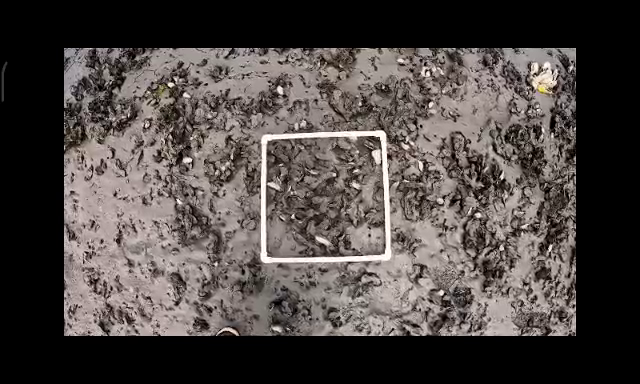
#> input picture frame 35 of auv/task1/1.mp4, 640 x 384 px, given in place of 2.mp4, which was not available
$ python main.py
#> lines starting #> are read from the running program, lines starting #| are printed output that depends on the picture; after the words box and inside, x2 and y2 are one past the last pixel; in counts of white or black regions, pixels touching at a corner belong together; pictures that were not available may be replaced by others from this repository, and a replacement may not be noted
import cv2
import numpy as np


cap = cv2.VideoCapture("2.mp4")

while True:
    # Read a frame from the video stream
    ret, frame = cap.read()
#> frame is the input picture: shape (384, 640, 3); mean B, G, R 68.1, 70.5, 77.1

    # Convert the frame to grayscale
    gray = cv2.cvtColor(frame, cv2.COLOR_BGR2GRAY)

    # Apply Gaussian blur to reduce noise
    gray = cv2.GaussianBlur(gray, (5, 5), 0)
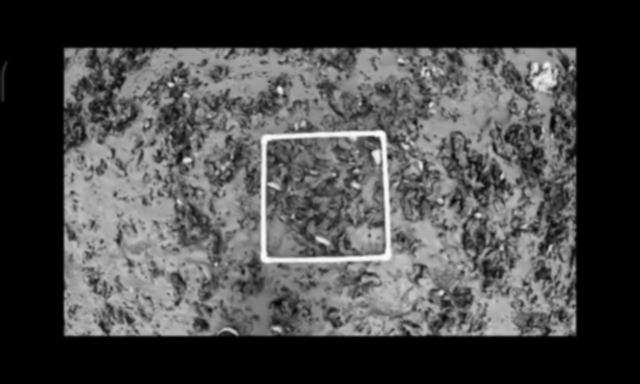
#> gray: shape (384, 640); min 0, max 253, mean 72.3

    # Apply threshold to convert the image to binary
    _, thresh = cv2.threshold(gray, 200, 255, cv2.THRESH_BINARY)
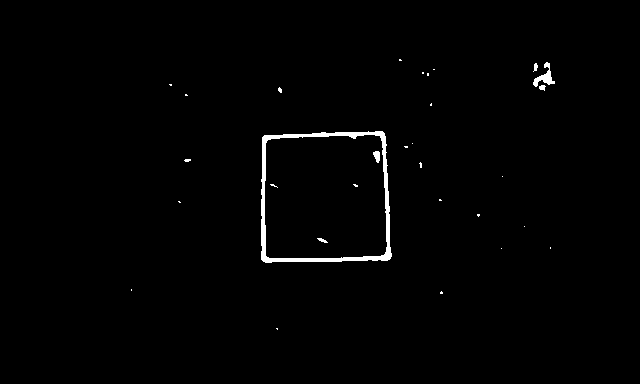
#> thresh: shape (384, 640); 1% white; 30 white regions (24 under 20 px)

    # Find contours in the binary image
    contours, _ = cv2.findContours(thresh, cv2.RETR_TREE, cv2.CHAIN_APPROX_SIMPLE)
#> contours = 31 contours, 27 with area under 20; largest, box (x1, y1, x2, y2) and area: (261, 131, 392, 263) 16080, (264, 134, 388, 259) 14529, (533, 62, 555, 87) 158, (373, 151, 380, 163) 46

    # Initialize a flag to keep track of the largest contour
    largest_contour = None

    # Initialize a variable to store the area of the largest contour
    largest_area = 0

    for cnt in contours:
        # Approximate the contour with a rectangle or a polygon
        epsilon = 0.1 * cv2.arcLength(cnt, True)
        approx = cv2.approxPolyDP(cnt, epsilon, True, cv2.CHAIN_APPROX_TC89_KCOS)

        # Check if the contour has 4 vertices
        if len(approx) == 4:
            # Calculate the area of the contour
            area = cv2.contourArea(approx)

            # Check if the area of the current contour is larger than the largest area
            if area > largest_area:
                # Update the largest contour and the largest area
                largest_contour = approx
                largest_area = area
#> this loop made 31 passes
#> (epsilon, area, largest_contour, largest_area) on pass 15: (51.79, 15519.5, [[382, 131], [262, 137], [263, 261], [390, 258]], 15519.5)
#> (epsilon, approx, area) on pass 16: (48.34, [[379, 135], [385, 253], [267, 257], [266, 141]], 13531)
#> after the loop, largest_area = 15519.5

    # Check if the largest contour was found
    if largest_contour is not None:
        # Draw a rectangle around the largest contour
        x, y, w, h = cv2.boundingRect(largest_contour)
#> x = 262; y = 131; w = 129; h = 131
        cv2.rectangle(frame, (x, y), (x + w, y + h), (0, 255, 0), 2)
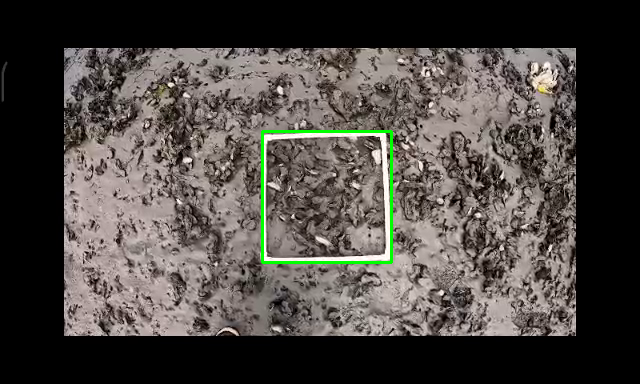
#> frame: shape (384, 640, 3); 0.63% of pixels changed, all inside (x1, y1, x2, y2) = (261, 130, 393, 264)

         # point .....
        pointx = x + w // 2
#> pointx = 326
        pointy = y + h // 2
#> pointy = 196
        cv2.circle(frame, (pointx, pointy), 5, (0, 255, 0), -1)
#> frame: shape (384, 640, 3); 0.03% of pixels changed, all inside (x1, y1, x2, y2) = (321, 191, 332, 202)

    cv2.imshow("Frame", frame)

    if cv2.waitKey(30) & 0xFF == ord('q'):
#> (key q is pressed here)
        break


cap.release()
cv2.destroyAllWindows()

$ run again, starting later in the video
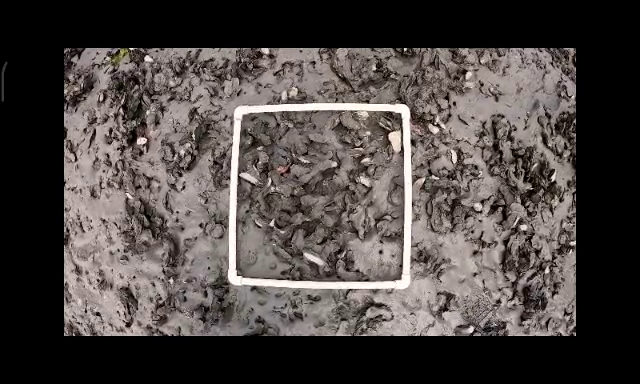
#> input picture frame 157 of auv/task1/1.mp4, 640 x 384 px, given in place of 2.mp4, which was not available
#> frame is the input picture: shape (384, 640, 3); mean B, G, R 67.3, 69.7, 76.1
#> `_, thresh = cv2.threshold(gray, 200, 255, cv2.THRESH_BINARY)`:
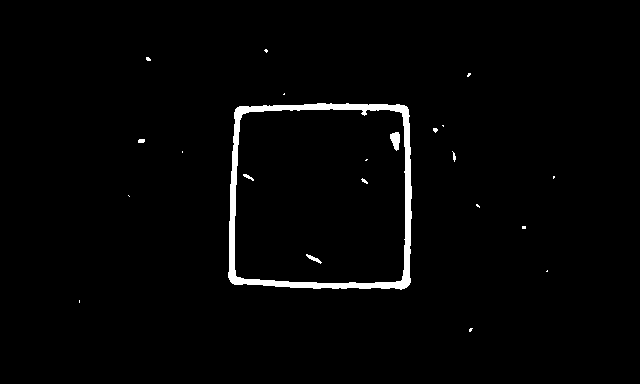
#> thresh: shape (384, 640); 1.9% white; 22 white regions (15 under 20 px)
#> contours = 23 contours, 18 with area under 20; largest, box (x1, y1, x2, y2) and area: (228, 103, 412, 290) 32478, (234, 108, 406, 284) 28912, (390, 132, 400, 151) 110, (306, 254, 322, 264) 38, (243, 174, 254, 181) 20
#> the loop `for cnt in contours:` made 23 passes
#> (epsilon, area, largest_contour, largest_area) on pass 13: (73.23, 30633, [[237, 107], [230, 281], [406, 287], [407, 107]], 30633)
#> after the loop `for cnt in contours:`: largest_area = 30633
#> x = 230; y = 107; w = 178; h = 181
#> `cv2.rectangle(frame, (x, y), (x + w, y + h), (0, 255, 0), 2)`:
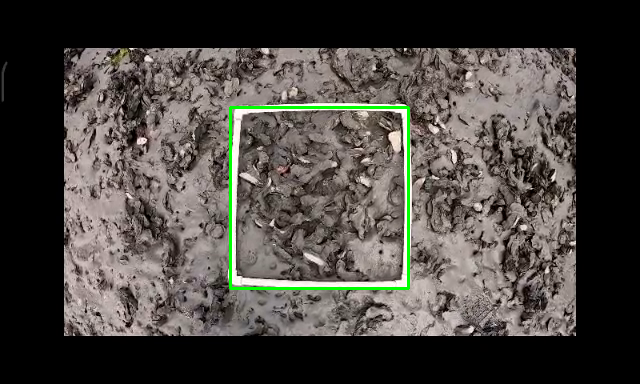
#> frame: shape (384, 640, 3); 0.87% of pixels changed, all inside (x1, y1, x2, y2) = (229, 106, 410, 290)
#> pointx = 319
#> pointy = 197

$ run again, starting later in the video
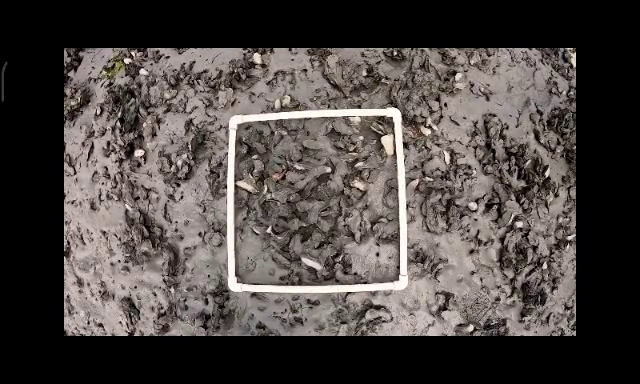
#> input picture frame 280 of auv/task1/1.mp4, 640 x 384 px, given in place of 2.mp4, which was not available
#> frame is the input picture: shape (384, 640, 3); mean B, G, R 67.7, 70.4, 76.7
#> `_, thresh = cv2.threshold(gray, 200, 255, cv2.THRESH_BINARY)`:
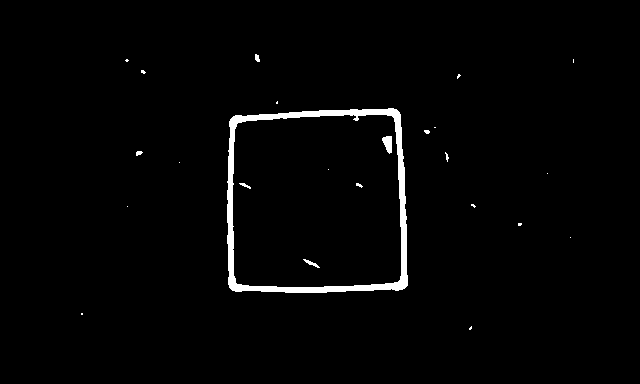
#> thresh: shape (384, 640); 1.8% white; 24 white regions (18 under 20 px)
#> contours = 25 contours, 20 with area under 20; largest, box (x1, y1, x2, y2) and area: (227, 108, 408, 293) 31484, (232, 114, 402, 288) 28016, (382, 136, 392, 154) 104, (303, 259, 320, 268) 32, (255, 54, 260, 62) 20
#> the loop `for cnt in contours:` made 25 passes
#> (epsilon, area, largest_contour, largest_area) on pass 13: (71.62, 29630.5, [[396, 109], [230, 119], [232, 290], [407, 285]], 29630.5)
#> after the loop `for cnt in contours:`: largest_area = 29630.5
#> x = 230; y = 109; w = 178; h = 182
#> `cv2.rectangle(frame, (x, y), (x + w, y + h), (0, 255, 0), 2)`:
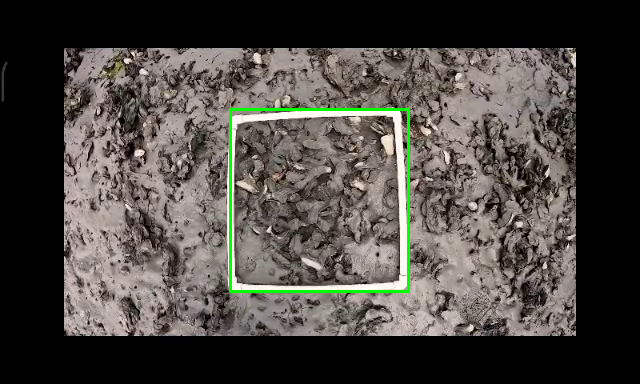
#> frame: shape (384, 640, 3); 0.88% of pixels changed, all inside (x1, y1, x2, y2) = (229, 108, 410, 293)
#> pointx = 319
#> pointy = 200
